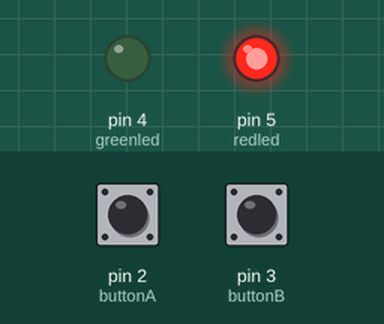
The sketch below on a simulated Arduino Uno, built with avr-gcc and run on an emulated ATmega328P. Shown: output pins drawn as LEDs (lit = HIGH). The test bench sets the inputs (shaded band); at power-on: pin 2 (buttonA) HIGH, pin 3 (buttonB) HIGH. What the sketch prints to the serial monitor is not drawn.

Above: at 2.8 s.
2.9 s: pin 2 (buttonA) pulled LOW for 1.2 s
At 3.8 s:
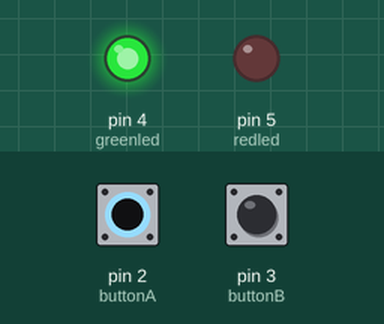
6.4 s: pin 3 (buttonB) pulled LOW for 1.2 s
At 8.8 s:
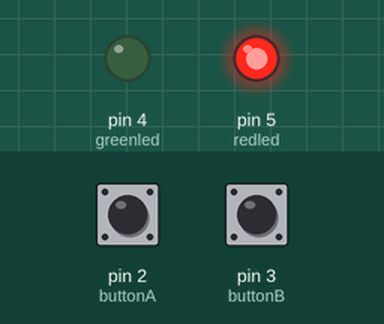
9.9 s: pin 3 (buttonB) pulled LOW for 3.2 s
At 10.8 s:
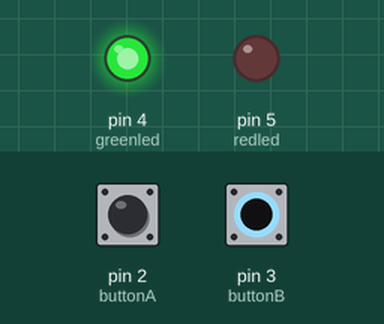
14.6 s: pin 2 (buttonA) pulled LOW for 3.2 s
At 18.8 s:
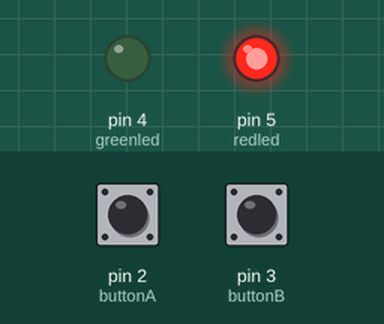
19.3 s: pin 2 (buttonA) driven LOW and pin 3 (buttonB) driven LOW
At 20.9 s:
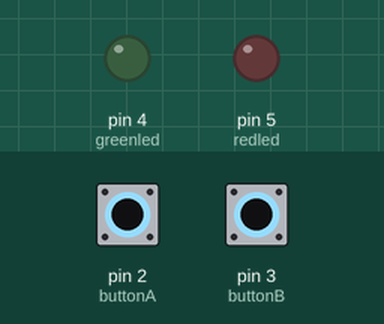
21.8 s: pin 2 (buttonA) driven HIGH
At 22.6 s:
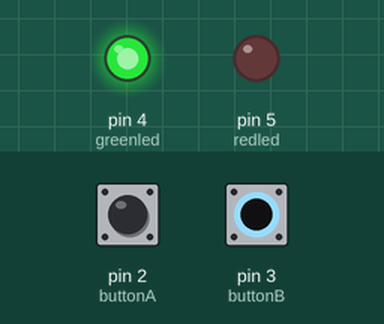
Timing chart, 0 to 24.8 s (numbered marks = the images above; inputs shaded):
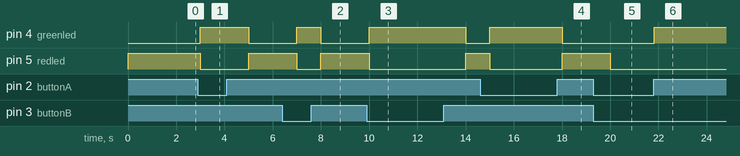

The sketch:

vending_machine_game.ino
```cpp
int buttonA = 2;
int buttonB = 3;
int greenled = 4;
int redled = 5;
int button_stateA = 0;
int button_stateB = 0;


void setup() {
  // put your setup code here, to run once:

pinMode(greenled, OUTPUT);
pinMode(redled, OUTPUT);

//setup buttons
Serial.begin(9600);
pinMode(buttonA, INPUT);
pinMode(buttonB, INPUT);
}

void loop() {
  // put your main code here, to run repeatedly:
  button_stateA = digitalRead(buttonA);
  button_stateB = digitalRead(buttonB);

  if (button_stateA == LOW && button_stateB == LOW)
    {
      Serial.print("Waiting...");
    }

   else if (button_stateA == HIGH && button_stateB == LOW)
    {
      Serial.println("Vending Soda");
      digitalWrite(greenled, HIGH);
      delay(1000);
      digitalWrite(greenled, LOW);
    }

    else if (button_stateA == LOW && button_stateB == HIGH)
      {
        Serial.println("Vending water");
        digitalWrite(greenled, HIGH);
        delay(1000);
        digitalWrite(greenled, LOW);
      }

    else if (button_stateA == HIGH && button_stateB == HIGH)
      {
        Serial.println("Product not available");
        digitalWrite(redled, HIGH);
        delay(1000);
        digitalWrite(redled, LOW);
      }
}
```

Measured:
- after the input at 2.9 s, pin 4 (greenled): LOW → HIGH after 0.10 s, → LOW 2.0 s later; pin 5 (redled): HIGH → LOW after 0.10 s, → HIGH 2.0 s later
- after the input at 6.4 s, pin 4 (greenled): LOW → HIGH after 0.60 s, → LOW 1.0 s later; pin 5 (redled): HIGH → LOW after 0.60 s, → HIGH 1.0 s later
- after the input at 9.9 s, pin 4 (greenled): LOW → HIGH after 0.10 s, → LOW 4.0 s later; pin 5 (redled): HIGH → LOW after 0.10 s, → HIGH 4.0 s later
- after the input at 14.6 s, pin 4 (greenled): LOW → HIGH after 0.40 s, → LOW 3.0 s later; pin 5 (redled): HIGH → LOW after 0.40 s, → HIGH 3.0 s later
- after the input at 19.3 s, pin 5 (redled): HIGH → LOW after 0.70 s
- after the input at 21.8 s, pin 4 (greenled): LOW → HIGH at once
